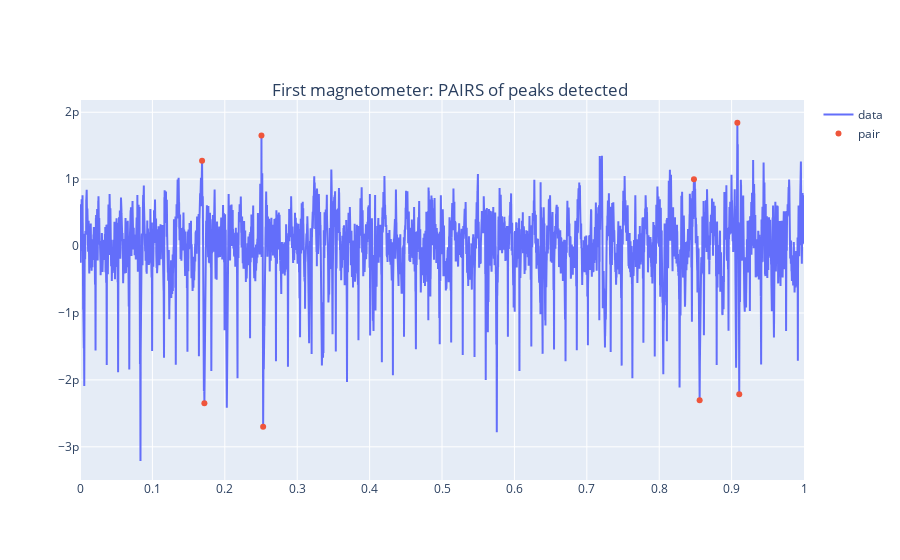

This figure's notebook cell:
### Code cell
#EXAMPLE part2: Now calculate mean of the neighbouring peaks and plot it:

pair_dist_sec=0.02
pair_dist=pair_dist_sec/dt
pair_dist

pairs_magnitudes=[]
pairs_locs=[]

for posit_pair_ind, posit_pair in enumerate(peak_locs):
    neg_pair_ind=np.where(np.logical_and(neg_peak_locs>=posit_pair-pair_dist/2, neg_peak_locs<=posit_pair+pair_dist/2))
    if neg_pair_ind[0].size != 0:
        pairs_locs.append([peak_locs[posit_pair_ind], neg_peak_locs[neg_pair_ind[0][0]]])
        pairs_magnitudes.append([peak_magnitudes[posit_pair_ind], neg_peak_magnitudes[neg_pair_ind[0][0]]])

amplitude=np.zeros(len(pairs_magnitudes),)
for i, pair in enumerate(pairs_magnitudes):
    print(pair)
    amplitude[i]=pair[0]-pair[1]

mean_amplitude=np.mean(amplitude)


#This for plotting only:
list_pairs_locs = [i for sub in pairs_locs for i in sub]
list_pairs_magnitudes = [i for sub in pairs_magnitudes for i in sub]


fig = go.Figure()
fig.add_trace(go.Scatter(x=t, y=data_mags[0], name='data'));
fig.add_trace(go.Scatter(x=t[list_pairs_locs], y=list_pairs_magnitudes, mode='markers', name='pair'));
fig.update_layout(
    title={
    'text': "First magnetometer: PAIRS of peaks detected",
    'y':0.85,
    'x':0.5,
    'xanchor': 'center',
    'yanchor': 'top'})
    
fig.show()

print(amplitude)
print('mean: ', mean_amplitude)

### Figure 1 — Plotly figure (JSON) as saved in the notebook; plotly's stock layout.template omitted (floating-point values rounded to 4 significant figures; data arrays with more than 128 entries replaced by an {"elided": "..."} marker saying what was removed)
{"data": [{"name": "data", "type": "scatter", "x": {"elided": "30000 float values"}, "y": {"elided": "30000 float values"}}, {"mode": "markers", "name": "pair", "type": "scatter", "x": [0.1686, 0.1718, 0.2506, 0.253, 0.848, 0.8558, 0.9079, 0.9105], "y": [1.275e-12, -2.349e-12, 1.654e-12, -2.701e-12, 9.981e-13, -2.304e-12, 1.843e-12, -2.213e-12]}], "layout": {"title": {"text": "First magnetometer: PAIRS of peaks detected", "x": 0.5, "xanchor": "center", "y": 0.85, "yanchor": "top"}}}
